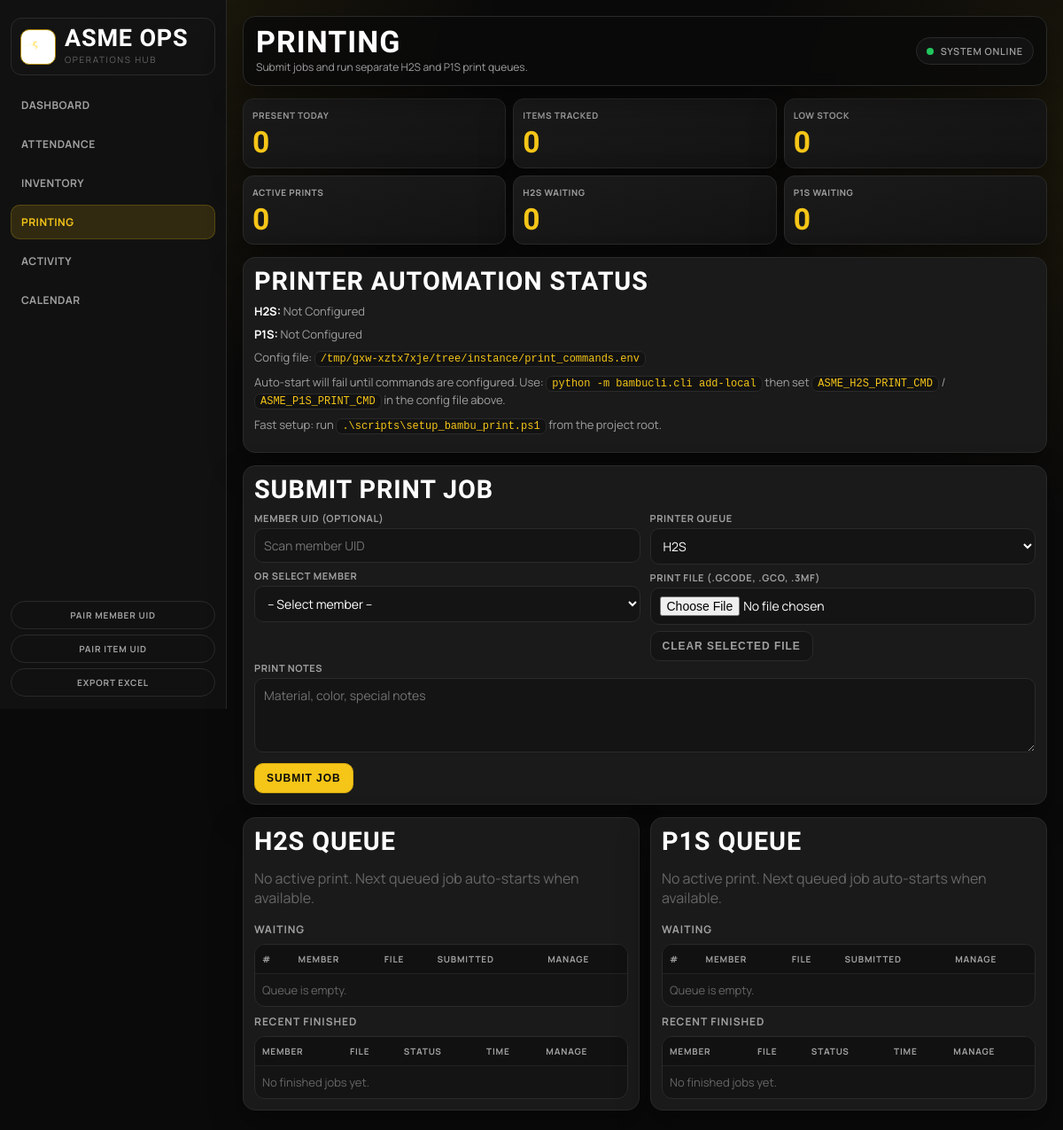
The app's page /prints, older data.
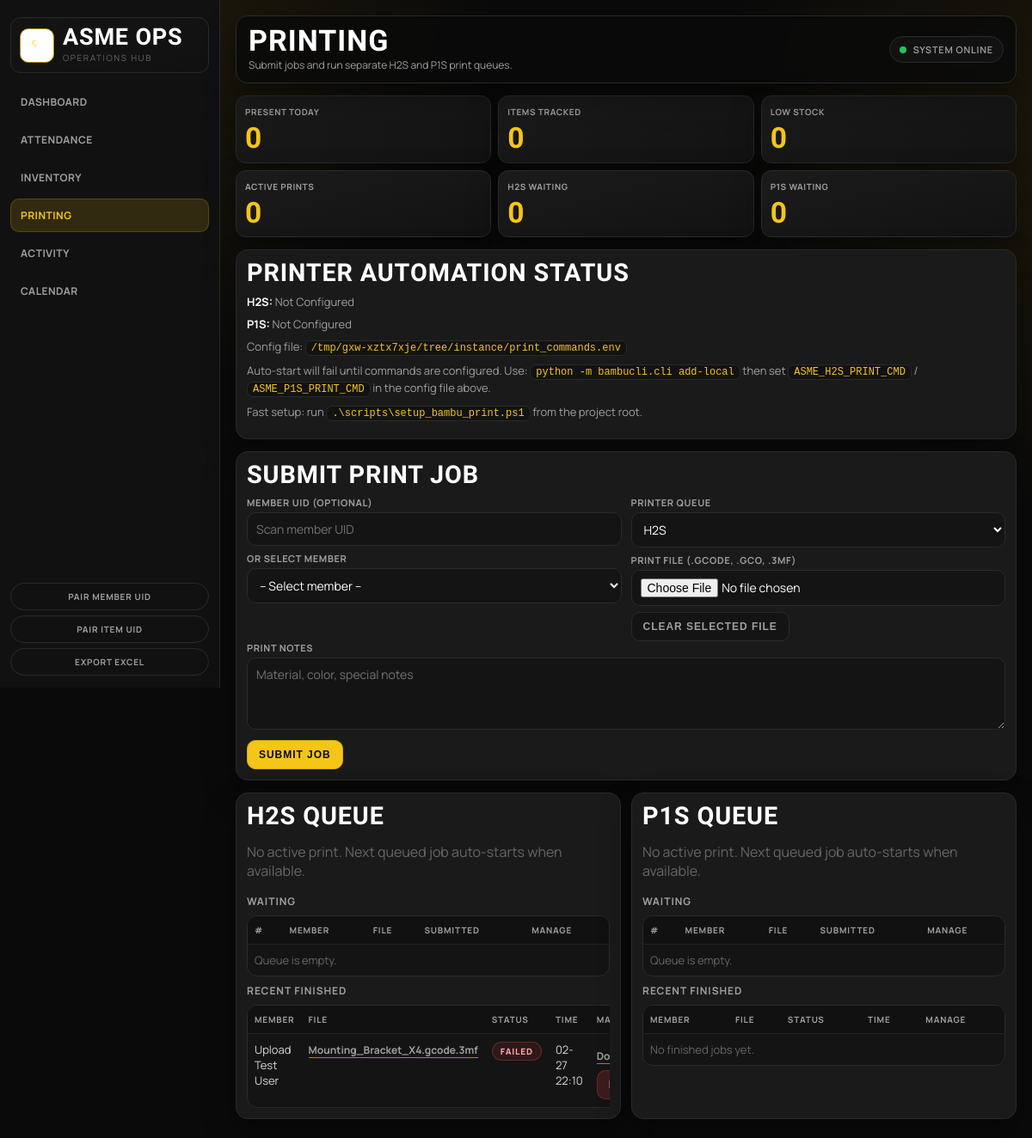
The same page, newer data.
### models.py (models this page shows)
class PrintJob(db.Model):
    __tablename__ = "print_jobs"
    id = db.Column(db.Integer, primary_key=True)
    member_id = db.Column(db.Integer, db.ForeignKey("members.id"), nullable=False)
    printer_type = db.Column(db.String(20), nullable=False)  # "H2S" or "P1S"
    file_name = db.Column(db.String(260), nullable=False)
    file_path = db.Column(db.String(500), nullable=False)
    notes = db.Column(db.String(500), nullable=True)
    status = db.Column(db.String(20), nullable=False, default="queued")  # queued/printing/done/failed
    submitted_at = db.Column(db.DateTime, default=datetime.utcnow, nullable=False)
    started_at = db.Column(db.DateTime, nullable=True)
    completed_at = db.Column(db.DateTime, nullable=True)
    member = db.relationship("Member")

class Member(db.Model):
    __tablename__ = "members"
    id = db.Column(db.Integer, primary_key=True)
    name = db.Column(db.String(120), nullable=False)
    email = db.Column(db.String(160), nullable=False, unique=True)
    member_class = db.Column(db.String(80), nullable=False)  # e.g., "Freshman", "Sophomore", "ME Junior", etc.
    nfc_tag = db.Column(db.String(120), nullable=True, unique=True)
    created_at = db.Column(db.DateTime, default=datetime.utcnow, nullable=False)

### app.py (the view)
@app.get("/prints")
def prints_page():
    return render_ops_page(
        template_name="ops/prints.html",
        active_page="prints",
        page_title="Printing",
        page_subtitle="Submit jobs and run separate H2S and P1S print queues.",
        transaction_limit=12,
    )

### app.py (called while the page is built)
def default_due_date(days=7):
    return date.today() + timedelta(days=days)

def render_ops_page(template_name, active_page, page_title, page_subtitle, transaction_limit=15):
    h2s_print_cmd = (os.environ.get("ASME_H2S_PRINT_CMD") or "").strip()
    p1s_print_cmd = (os.environ.get("ASME_P1S_PRINT_CMD") or "").strip()
    context = dashboard_context(transaction_limit=transaction_limit)
    context.update(
        {
            "active_page": active_page,
            "page_title": page_title,
            "page_subtitle": page_subtitle,
            "h2s_print_cmd_configured": bool(h2s_print_cmd),
            "p1s_print_cmd_configured": bool(p1s_print_cmd),
            "h2s_print_cmd_value": h2s_print_cmd,
            "p1s_print_cmd_value": p1s_print_cmd,
            "print_commands_env_file": str(PRINT_COMMANDS_ENV_FILE),
        }
    )
    return render_template(template_name, **context)

### templates/ops/prints.html (shortened to what this page needs)
{% extends "ops/base.html" %}
{% block content %}
<section class="panel">
  <div class="panel-head">
    <h3>Printer Automation Status</h3>
  </div>
  <p class="inline-meta"><strong>H2S:</strong> {{ "Configured" if h2s_print_cmd_configured else "Not Configured" }}</p>
  <p class="inline-meta"><strong>P1S:</strong> {{ "Configured" if p1s_print_cmd_configured else "Not Configured" }}</p>
  <p class="inline-meta">Config file: <code>{{ print_commands_env_file }}</code></p>
  {% if not h2s_print_cmd_configured or not p1s_print_cmd_configured %}
  <p class="inline-meta">
    Auto-start will fail until commands are configured. Use:
    <code>python -m bambucli.cli add-local</code> then set
    <code>ASME_H2S_PRINT_CMD</code> / <code>ASME_P1S_PRINT_CMD</code> in the config file above.
  </p>
  <p class="inline-meta">
    Fast setup: run <code>.\scripts\setup_bambu_print.ps1</code> from the project root.
  </p>
  {% endif %}
</section>
<section class="panel">
  <div class="panel-head">
    <h3>Submit Print Job</h3>
  </div>
  <form method="post" action="/print/submit" enctype="multipart/form-data">
    <div class="form-grid">
      <div>
        <label for="member_tag">Member UID (optional)</label>
        <input id="member_tag" name="member_tag" placeholder="Scan member UID" />
        <label for="member_id">Or Select Member</label>
        <select id="member_id" name="member_id">
          <option value="">-- Select member --</option>
        </select>
      </div>
      <div>
        <label for="printer_type">Printer Queue</label>
        <select id="printer_type" name="printer_type">
          <option value="H2S">H2S</option>
        </select>
        <label for="gcode_file">Print File (.gcode, .gco, .3mf)</label>
        <input id="gcode_file" name="gcode_file" type="file" accept=".gcode,.gco,.3mf" required />
        <button type="button" id="clearPrintFile" class="btn light">Clear Selected File</button>
      </div>
    </div>
    <label for="notes">Print Notes</label>
    <textarea id="notes" name="notes" placeholder="Material, color, special notes"></textarea>
    <button type="submit" class="btn">Submit Job</button>
  </form>
</section>
<section class="panel-grid two">
  {% for printer, queue in queues.items() %}
  <article class="panel">
    <div class="panel-head">
      <h3>{{ printer }} Queue</h3>
    </div>
    {% if queue.active %}
      <div class="active-job">
        <p><strong>Printing:</strong> {{ queue.active.file_name }}</p>
        <p>Member: {{ queue.active.member.name }}</p>
        <p>Started: {{ queue.active.started_at.strftime("%Y-%m-%d %H:%M") if queue.active.started_at else "" }}</p>
        <div class="action-row">
          <form method="post" action="/print/job/{{ queue.active.id }}/complete">
            <input type="hidden" name="next" value="/prints" />
            <button type="submit" class="btn light">Mark Done</button>
          </form>
          <form method="post" action="/print/job/{{ queue.active.id }}/fail">
            <input type="hidden" name="next" value="/prints" />
            <button type="submit" class="btn danger">Mark Failed</button>
          </form>
          <a class="file-link" href="/print/job/{{ queue.active.id }}/open" target="_blank" rel="noopener noreferrer">Open File</a>
          <a class="file-link" href="/print/job/{{ queue.active.id }}/download">Download File</a>
        </div>
      </div>
    {% else %}
      <p class="empty">No active print. Next queued job auto-starts when available.</p>
    {% endif %}
    <h4>Waiting</h4>
    <div class="table-wrap">
      <table>
        <thead>
          <tr><th>#</th><th>Member</th><th>File</th><th>Submitted</th><th>Manage</th></tr>
        </thead>
        <tbody>
          {% if not queue.queued %}
          <tr><td colspan="5" class="empty">Queue is empty.</td></tr>
          {% endif %}
        </tbody>
      </table>
    </div>
    <h4>Recent Finished</h4>
    <div class="table-wrap">
      <table>
        <thead>
          <tr><th>Member</th><th>File</th><th>Status</th><th>Time</th><th>Manage</th></tr>
        </thead>
        <tbody>
          {% for job in queue.recent_finished %}
          <tr>
            <td>{{ job.member.name }}</td>
            <td><a class="file-link" href="/print/job/{{ job.id }}/open" target="_blank" rel="noopener noreferrer">{{ job.file_name }}</a></td>
            <td>
              {% if job.status == "done" %}
              <span class="badge good">DONE</span>
              {% elif job.status == "failed" %}
              <span class="badge bad">FAILED</span>
              {% else %}
              {{ job.status }}
              {% endif %}
            </td>
            <td>{{ job.completed_at.strftime("%m-%d %H:%M") if job.completed_at else "" }}</td>
            <td>
              <div class="action-row">
                <a class="file-link" href="/print/job/{{ job.id }}/download">Download</a>
                <form method="post" action="/print/job/{{ job.id }}/delete" onsubmit="return confirm('Delete this job and file?');">
                  <button type="submit" class="btn danger">Delete</button>
                </form>
              </div>
            </td>
          </tr>
          {% endfor %}
          {% if not queue.recent_finished %}
          <tr><td colspan="5" class="empty">No finished jobs yet.</td></tr>
          {% endif %}
        </tbody>
      </table>
    </div>
  </article>
  {% endfor %}
</section>
{% endblock %}

### templates/ops/base.html (shortened to what this page needs)
<!doctype html>
<html lang="en">
<head>
  <link rel="stylesheet" href="{{ url_for('static', filename='css/ops_pages.css') }}" />
</head>
<body>
  <div class="ops-shell">
    <aside class="sidebar">
      <div class="brand">
        <img src="{{ url_for('static', filename='asme_logo.png') }}" alt="ASME logo" />
        <div>
          <h1>ASME Ops</h1>
          <p>Operations Hub</p>
        </div>
      </div>
      <nav class="side-nav">
        <a class="side-link {{ 'active' if active_page == 'dashboard' else '' }}" href="/dashboard">Dashboard</a>
        <a class="side-link {{ 'active' if active_page == 'attendance' else '' }}" href="/attendance">Attendance</a>
        <a class="side-link {{ 'active' if active_page == 'inventory' else '' }}" href="/inventory">Inventory</a>
        <a class="side-link {{ 'active' if active_page == 'prints' else '' }}" href="/prints">Printing</a>
        <a class="side-link {{ 'active' if active_page == 'activity' else '' }}" href="/activity">Activity</a>
        <a class="side-link {{ 'active' if active_page == 'calendar' else '' }}" href="/calendar">Calendar</a>
      </nav>
      <div class="side-tools">
        <a href="/pair/member">Pair Member UID</a>
        <a href="/pair/item">Pair Item UID</a>
        <a href="/export">Export Excel</a>
      </div>
    </aside>
    <main class="workspace">
      <header class="workspace-header">
        <div class="workspace-heading">
          <h2>{{ page_title }}</h2>
          <p>{{ page_subtitle }}</p>
        </div>
        <div class="status-indicator">
          <span class="status-dot"></span>
          <span>System Online</span>
        </div>
      </header>
      <section class="metrics-grid">
        <article class="metric"><label>Present Today</label><strong>{{ attendance_count }}</strong></article>
        <article class="metric"><label>Items Tracked</label><strong>{{ items|length }}</strong></article>
        <article class="metric"><label>Low Stock</label><strong>{{ low_stock_count }}</strong></article>
        <article class="metric"><label>Active Prints</label><strong>{{ active_prints_count }}</strong></article>
        <article class="metric"><label>H2S Waiting</label><strong>{{ h2s_waiting_count }}</strong></article>
        <article class="metric"><label>P1S Waiting</label><strong>{{ p1s_waiting_count }}</strong></article>
      </section>
      {% block content %}{% endblock %}
    </main>
  </div>
</body>
</html>

Row changes from the older to the newer data that the page shows:
added PrintJob: member.name "Upload Test User", file_name "Mounting_Bracket_X4.gcode.3mf", status "FAILED", completed_at "02-27 22:10"
Text that changed along with them:
list line gone: "No finished jobs yet."
